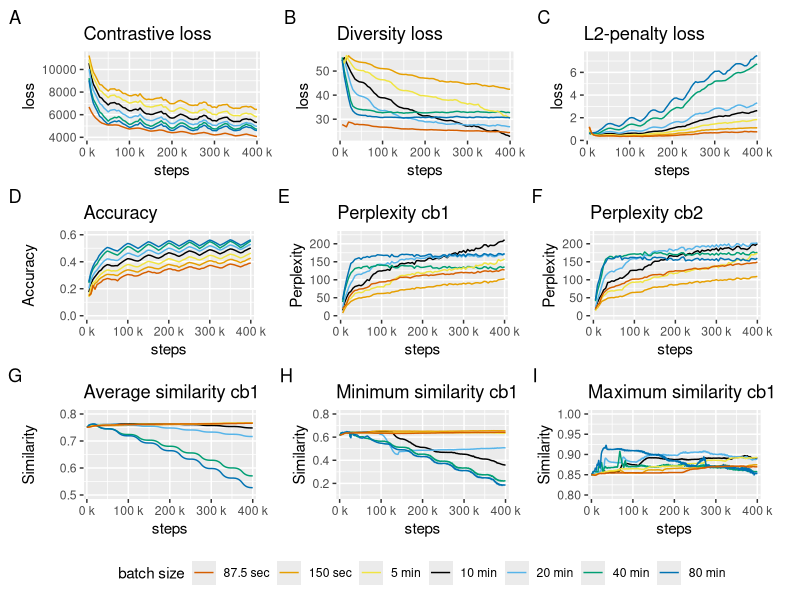
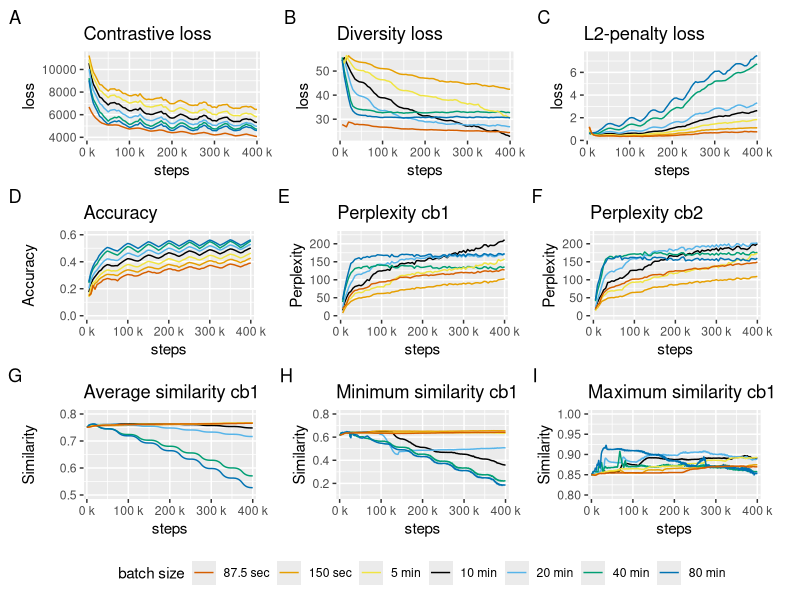

These figures' R source, in order:
# install the tidyverse
library(tidyverse)
library(patchwork)
library(scales)
library(ggthemes)

# x_axis for every plot
x_axis = scale_x_continuous(
  name="steps",
  labels = unit_format(unit = "k", scale = 1e-3),
  limits=c(0, 400000),
  expand = c(0.02, 0.02)  # Set expand to include only the bottom limit
)

# legend order
custom_legend_order <- c(
  "87.5 sec",
  "150 sec",
  "5 min",
  "10 min",
  "20 min",
  "40 min",
  "80 min"
)

# set line width
lw = 0.5

df = read_csv('csv/cb1_sim_avg.csv')

# codebook similarity
cb1_avg = (
  ggplot(read_csv('csv/cb1_sim_avg.csv')) 
  + aes(
    step, 
    value, 
    color=`batch size`,
    #linetype=`batch size`
  )
  + geom_line(linewidth=lw) 
  + x_axis 
  + scale_y_continuous(limits = c(0.5, 0.8))
  # + scale_linetype(breaks=custom_legend_order, guide=guide_legend(nrow = 1))
  + scale_color_colorblind(breaks=custom_legend_order, guide=guide_legend(nrow = 1))
  + labs(title = "Average similarity cb1", tag="G", color = "batch size", linetype = "batch size", shape = "batch size") 
  + ylab('Similarity')
)
cb1_min = (
  ggplot(read_csv('csv/cb1_sim_min.csv')) 
  + aes(
    step, 
    value, 
    color=`batch size`,
    #linetype=`batch size`
  )
  + geom_line(linewidth=lw) 
  + x_axis 
  + scale_y_continuous(limits = c(0.1, 0.8))
  # + scale_linetype(breaks=custom_legend_order, guide=guide_legend(nrow = 1))
  + scale_color_colorblind(breaks=custom_legend_order, guide=guide_legend(nrow = 1))
  + labs(title = "Minimum similarity cb1", tag="H", color = "batch size", linetype = "batch size", shape = "batch size") 
  + ylab('Similarity')
)
cb1_max = (
  ggplot(read_csv('csv/cb1_sim_max.csv'))
  + aes(
    step, 
    value, 
    color=`batch size`,
    #linetype=`batch size`
  )
  + geom_line(linewidth=lw) 
  + x_axis 
  + scale_y_continuous(limits = c(0.8, 1.0))
  # + scale_linetype(breaks=custom_legend_order, guide=guide_legend(nrow = 1))
  + scale_color_colorblind(breaks=custom_legend_order, guide=guide_legend(nrow = 1))
  + labs(title = "Maximum similarity cb1", tag="I", color = "batch size", linetype = "batch size", shape = "batch size") 
  + ylab('Similarity')
)

cb2_avg = (
  ggplot(read_csv('csv/cb2_sim_avg.csv')) 
  + aes(
    step, 
    value, 
    color=`batch size`,
    #linetype=`batch size`
  )
  + geom_line(linewidth=lw) 
  + x_axis 
  + scale_y_continuous(limits = c(0.5, 0.8))
  # + scale_linetype(breaks=custom_legend_order, guide=guide_legend(nrow = 1))
  + scale_color_colorblind(breaks=custom_legend_order, guide=guide_legend(nrow = 1))
  + labs(title = "Average similarity cb2", tag="J", color = "batch size", linetype = "batch size", shape = "batch size") 
  + ylab('Similarity')
)
cb2_min = (
  ggplot(read_csv('csv/cb2_sim_min.csv')) 
  + aes(
    step, 
    value, 
    color=`batch size`,
    #linetype=`batch size`
  )
  + geom_line(linewidth=lw) 
  + x_axis 
  + scale_y_continuous(limits = c(0.1, 0.8))
  # + scale_linetype(breaks=custom_legend_order, guide=guide_legend(nrow = 1))
  + scale_color_colorblind(breaks=custom_legend_order, guide=guide_legend(nrow = 1))
  + labs(title = "Minimum similarity cb2", tag="K", color = "batch size", linetype = "batch size", shape = "batch size") 
  + ylab('Similarity')
)
cb2_max = (
  ggplot(read_csv('csv/cb2_sim_max.csv'))
  + aes(
    step, 
    value, 
    color=`batch size`,
    #linetype=`batch size`
  )
  + geom_line(linewidth=lw) 
  + x_axis 
  + scale_y_continuous(limits = c(0.8, 1.0))
  # + scale_linetype(breaks=custom_legend_order, guide=guide_legend(nrow = 1))
  + scale_color_colorblind(breaks=custom_legend_order, guide=guide_legend(nrow = 1))
  + labs(title = "Maximum similarity cb2", tag="L", color = "batch size", linetype = "batch size", shape = "batch size") 
  + ylab('Similarity')
)


# losses
loss_c = (
  ggplot(read_csv('csv/val_loss_contrastive.csv'))
  + aes(
    step, 
    value, 
    color=`batch size`,
    #linetype=`batch size`
  )
  + geom_line(linewidth=lw) 
  + x_axis 
  # + scale_y_continuous(limits = c(4000, 10000))
  # + scale_linetype(breaks=custom_legend_order, guide=guide_legend(nrow = 1))
  + scale_color_colorblind(breaks=custom_legend_order, guide=guide_legend(nrow = 1))
  + labs(title = "Contrastive loss", tag="A", color = "batch size", linetype = "batch size", shape = "batch size") 
  + ylab('loss')
)

loss_d = (
  ggplot(read_csv('csv/val_loss_diversity.csv'))
  + aes(
    step, 
    value, 
    color=`batch size`,
    #linetype=`batch size`
  )
  + geom_line(linewidth=lw) 
  + x_axis 
  # + scale_y_continuous(limits = c(0, 70))
  # + scale_linetype(breaks=custom_legend_order, guide=guide_legend(nrow = 1))
  + scale_color_colorblind(breaks=custom_legend_order, guide=guide_legend(nrow = 1))
  + labs(title = "Diversity loss", tag="B", color = "batch size", linetype = "batch size", shape = "batch size") 
  + ylab('loss')
)
loss_l2 = (
  ggplot(read_csv('csv/val_loss_l2.csv'))
  + aes(
    step, 
    value, 
    color=`batch size`,
    #linetype=`batch size`
  )
  + geom_line(linewidth=lw) 
  + x_axis 
  # + scale_y_continuous(limits = c(0, 8))
  # + scale_linetype(breaks=custom_legend_order, guide=guide_legend(nrow = 1))
  + scale_color_colorblind(breaks=custom_legend_order, guide=guide_legend(nrow = 1))
  + labs(title = "L2-penalty loss", tag="C", color = "batch size", linetype = "batch size", shape = "batch size") 
  + ylab('loss')
)

# perplexity
perplex_cb1 = (
  ggplot(read_csv('csv/val_perplexity_cb1.csv'))
  + aes(
    step, 
    value, 
    color=`batch size`,
    #linetype=`batch size`
  )
  + geom_line(linewidth=lw) 
  + x_axis 
  + coord_cartesian(ylim = c(0, 225))
  # + scale_y_continuous(limits = c(0, 225))
  # + scale_linetype(breaks=custom_legend_order, guide=guide_legend(nrow = 1))
  + scale_color_colorblind(breaks=custom_legend_order, guide="none")
  + labs(title = "Perplexity cb1", tag="E", color = "batch size", linetype = "batch size", shape = "batch size") 
  + ylab('Perplexity')
)
perplex_cb2 = (
  ggplot(read_csv('csv/val_perplexity_cb2.csv'))
  + aes(
    step, 
    value, 
    color=`batch size`,
    #linetype=`batch size`
  )
  + geom_line(linewidth=lw) 
  + x_axis 
  + coord_cartesian(ylim = c(0, 225))
  # + scale_y_continuous(limits = c(-50, 225))
  # + scale_linetype(breaks=custom_legend_order, guide=guide_legend(nrow = 1))
  + scale_color_colorblind(breaks=custom_legend_order, guide="none")
  + labs(title = "Perplexity cb2", tag="F", color = "batch size", linetype = "batch size")
  + ylab('Perplexity')
)

# accuracy
acc = (
  ggplot(read_csv('csv/val_acc.csv')) 
  + aes(
    step, 
    value, 
    color=`batch size`,
    #linetype=`batch size`
  )
  + geom_line(linewidth=lw) 
  + coord_cartesian(ylim = c(0, 0.6))
  + x_axis 
  # + scale_linetype(breaks=custom_legend_order, guide=guide_legend(nrow = 1))
  + scale_color_colorblind(breaks=custom_legend_order, guide=guide_legend(nrow = 1))
  + labs(title = "Accuracy", tag="D", color = "batch size", linetype = "batch size") 
  + ylab('Accuracy')
)

# subplots
g = (
 (loss_c | loss_d | loss_l2)
 / (acc | perplex_cb1 | perplex_cb2)
 / (cb1_avg | cb1_min | cb1_max)
 #/ (cb2_avg | cb2_min | cb2_max)
  + plot_layout(guides = "collect")
  & theme(
      legend.direction = "horizontal",
      legend.position = "bottom",
      plot.margin = unit(c(0.1,0.5,0.1,0.1), "cm")
    )
)

g

# save
ggsave(
  file="val_loss.pdf",
  plot=g,
  device = cairo_pdf,
  width = 200,
  height = 120,
  units = "mm"
)


